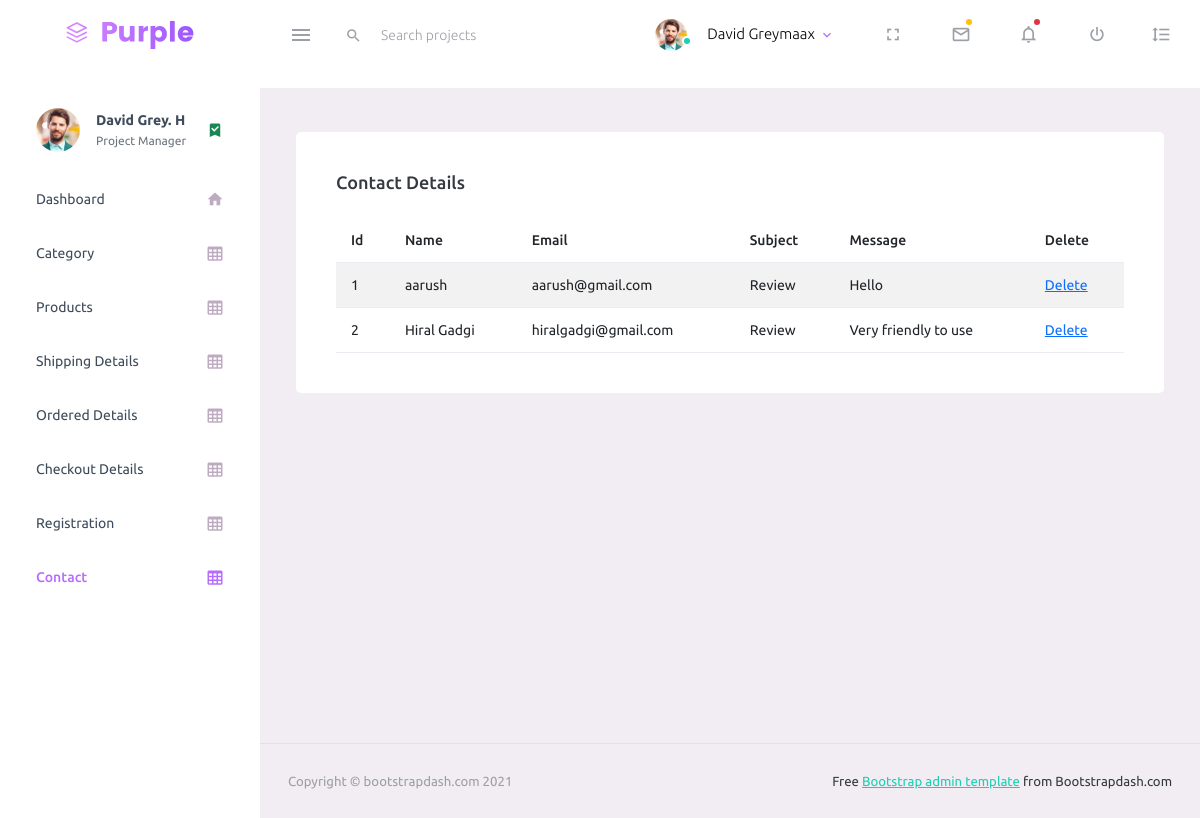
/admin/pages/tables/contacttable.php, run on the app's committed database.
### tables this page shows
CREATE TABLE `contact` (
  `id` int(11) NOT NULL,
  `name` varchar(255) NOT NULL,
  `email` varchar(255) NOT NULL,
  `subject` varchar(255) NOT NULL,
  `message` varchar(255) NOT NULL
);

### admin/pages/tables/contacttable.php (the view, shortened to what this page needs)
<!DOCTYPE html>
<html lang="en">
  <head>
    <link rel="stylesheet" href="../../assets/vendors/mdi/css/materialdesignicons.min.css">
    <link rel="stylesheet" href="../../assets/vendors/css/vendor.bundle.base.css">
    <link rel="stylesheet" href="../../assets/css/style.css">
  </head>
  <body>
    <div class="container-scroller">
        <?php
            include("../../header.php");
        ?>
      <div class="container-fluid page-body-wrapper">
            <?php
                include("../../nav.php");
            ?>
        <div class="main-panel">
          <div class="content-wrapper">
            <div class="row">
              <div class="col-lg-12 grid-margin stretch-card">
                <div class="card">
                  <div class="card-body">
                    <h4 class="card-title">Contact Details</h4>
                    <table class="table table-striped">
                        <?php
                            $sql="select * from contact";
                            $a=mysqli_query($con,$sql);
                        ?>
                      <thead>
                        <tr>
                          <th> Id </th>
                          <th> Name </th>
                          <th> Email </th>
                          <th> Subject </th>
                          <th> Message </th>
                          <th> Delete </th>
                        </tr>
                      </thead>
                      <tbody>
                        <?php
                            while($rw=mysqli_fetch_row($a))
                            {
                        ?>
                        <tr>
                          <td> <?php echo $rw[0];?> </td>
                          <td> <?php echo $rw[1];?> </td>
                          <td> <?php echo $rw[2];?> </td>
                          <td> <?php echo $rw[3];?> </td>
                          <td> <?php echo $rw[4];?> </td>
                          <td> <a href='contactdelete.php?z=<?php echo $rw[0];?>'>Delete</a> </td>
                        </tr>
                        <?php
                            }
                        ?>
                      </tbody>
                    </table>
                  </div>
                </div>
              </div>
            </div>
          </div>
          <?php
            include("../../footer.php");
          ?>
        </div>
      </div>
  </body>
</html>

### data on the page
contact: id "1", name "aarush", email "aarush@gmail.com", subject "Review", message "Hello"
contact: id "2", name "Hiral Gadgi", email "hiralgadgi@gmail.com", subject "Review", message "Very friendly to use"
